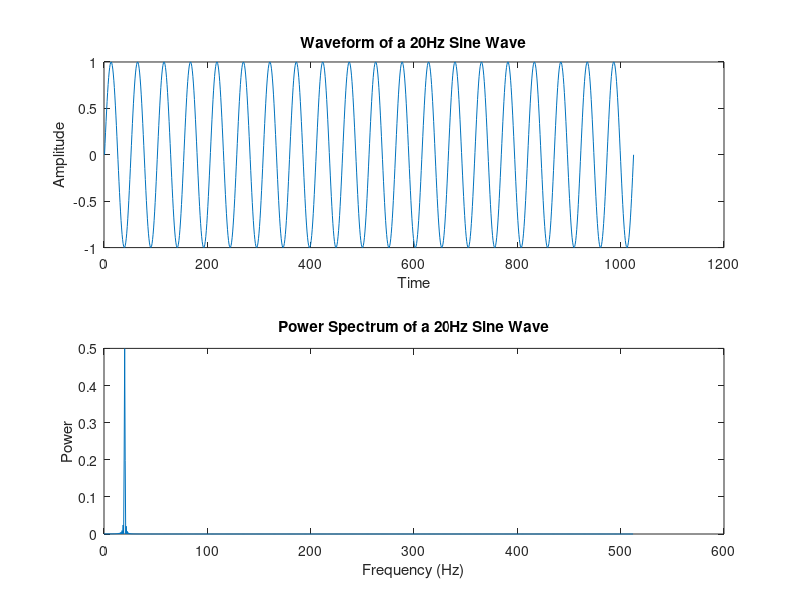

The MATLAB source for this figure:
% Sampling frequency 

Fs = 1024; 


% Time vector of 1 second 

t = 0:1/Fs:1; 


% Create a sine wave of 200 Hz.

x = sin(2*pi*t*20); 


% Use next highest power of 2 greater than or equal to length(x) to calculate FFT.
nfft= 2^(nextpow2(length(x))); 


% Take fft, padding with zeros so that length(fftx) is equal to nfft 

fftx = fft(x,nfft); 


% Calculate the numberof unique points
NumUniquePts = ceil((nfft+1)/2); 


% FFT is symmetric, throw away second half 

fftx = fftx(1:NumUniquePts); 


% Take the magnitude of fft of x and scale the fft so that it is not a function of the length of x

mx = abs(fftx)/length(x); 


% Take the square of the magnitude of fft of x. 

mx = mx.^2; 


% Since we dropped half the FFT, we multiply mx by 2 to keep the same energy.
% The DC component and Nyquist component, if it exists, are unique and should not be multiplied by 2.


if rem(nfft, 2) % odd nfft excludes Nyquist point
  mx(2:end) = mx(2:end)*2;
else
  mx(2:end -1) = mx(2:end -1)*2;
end


% This is an evenly spaced frequency vector with NumUniquePts points. 

f = (0:NumUniquePts-1)*Fs/nfft; 

% Generate the plot, title and labels. 

subplot(211); plot(x);
title('Waveform of a 20Hz Sine Wave'); 
xlabel('Time'); 
ylabel('Amplitude');
subplot(212); plot(f,mx); 
title('Power Spectrum of a 20Hz Sine Wave'); 
xlabel('Frequency (Hz)'); 
ylabel('Power'); 